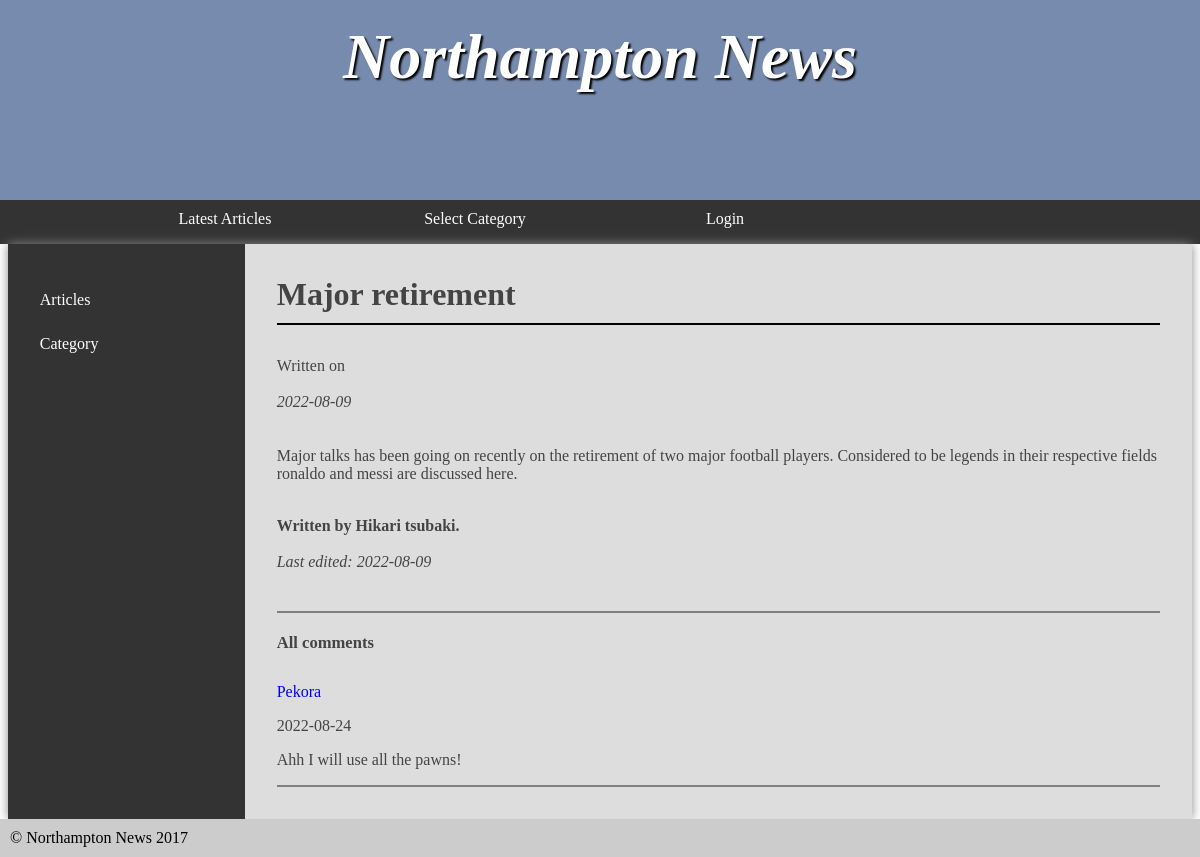
Page /article.php?artId=2 on the committed database.
### tables this page shows
CREATE TABLE article(article_id int NOT NULL AUTO_INCREMENT,title VARCHAR(100),publishDate DATE,latest_edit_date DATE,
author VARCHAR(20),categoryId int,content VARCHAR(5000),PRIMARY KEY (article_id),
FOREIGN KEY (categoryId) REFERENCES category(category_id));

CREATE TABLE users(user_id int NOT NULL AUTO_INCREMENT,firstname VARCHAR(20),
lastname VARCHAR(20),age int,gender VARCHAR(20),email VARCHAR(20) UNIQUE,
username VARCHAR(20) UNIQUE,password VARCHAR(200),role_id int,
PRIMARY KEY (user_id),
FOREIGN KEY (role_id) REFERENCES user_roles(role_id));

CREATE TABLE comment(comment_id int NOT NULL AUTO_INCREMENT,article_id int,user_id int,comment_desc VARCHAR(100),
date_of_creation DATE,latest_edit_date DATE,PRIMARY KEY (comment_id),
FOREIGN KEY (article_id) REFERENCES article(article_id),
FOREIGN KEY (user_id) REFERENCES users(user_id));

### src/insertInto.php (called while the page is built, shortened)
<?php
require_once 'dbConnection.php';
function returnTitleArticle($artId){
    $article_id = (int)$artId;
    global $connection;
    $titleSelection = "SELECT title FROM article WHERE article_id=:article_id";
    $getArtId = $connection->prepare($titleSelection);
    $getArtId->execute(['article_id'=>$article_id]);
    while($unVal = $getArtId->fetch(PDO::FETCH_ASSOC)){
        $valGot = $unVal['title'];
    }
    return $valGot;
}
?>

### src/article.php (the view, shortened to what this page needs)
<?php
require_once 'dbConnection.php';
require_once 'insertInto.php';
?>
<!DOCTYPE html>
<html>
	<head>
		<link rel="stylesheet" href="styles.css?v=<?php echo time();?>"/>
	</head>
	<body>
		<header>
			<section>
				<h1>Northampton News</h1>
			</section>
		</header>
		<nav>
			<ul>
				<li><a href="index.php">Latest Articles</a></li>
				<li><a href="#">Select Category</a>
				</li>
				<?php
					if(isset($_SESSION['onBoard'])){
						if($_SESSION['onBoard'] == false){
							echo '<li><a href="login.php">Login</a></li>';
						}
						else{
							echo '<li><a onClick="return logOut()" href="logout.php?loginStatus=true">Logout</a></li>';
						}
					}
					else{
						echo '<li><a href="login.php">Login</a></li>';
					}
				?>
			</ul>
		</nav>
		<main style="width:98.7vw;">
			<nav>
				<?php
					if(isset($_SESSION['onBoardUser'])){
						$valStatus = verifyAdmin($_SESSION['onBoardUser']);
							if($valStatus == true){
								echo '<ul>
								<li><a href="adminArticles.php">Articles</a></li>
								<li><a href="adminCategories.php">Categories</a></li>
								<li><a href="users.php">Users</a></li>
								<li><a href="manageAdmins.php">Manage Admin</a></li>
							</ul>';
							}
							else{
								echo '<ul>
								<li><a href="normalUserArticle.php">Articles</a></li>
								<li><a href="normalUserCategory.php">Category</a></li>
							</ul>';
							}
					}
					else{
						echo '<ul>
						<li><a href="normalUserArticle.php">Articles</a></li>
						<li><a href="normalUserCategory.php">Category</a></li>
					</ul>';
					}
				?>
			</nav>
			<article>
				<h2 style="padding-bottom:10px;border-bottom : 2px solid black;">
                    <?php
                         $val = returnTitleArticle($_GET['artId']);
                         echo $val;
                     ?>
                </h2>
                <?php
                    $article_id = (int)$_GET['artId'];
                    $artSelection = "SELECT * FROM article WHERE article_id=:article_id";
                    $getArtId = $connection->prepare($artSelection);
                    $getArtId->execute(['article_id'=>$article_id]);
                    while($artVal = $getArtId->fetch(PDO::FETCH_ASSOC)){
                        echo '<label>Written on</label><br><br><em>'.$artVal['publishDate'].'</em><br><br><br>
						<p>'.$artVal['content'].'</p><br>
                        <h4>Written by '.$artVal['author'].'</h4><br>
						<em>Last edited: '.$artVal['latest_edit_date'].'</em>';
						echo '<div class="newwer"><h5>All comments</h5></div>';
							$artCommentId = "SELECT * FROM comment WHERE article_id=:article_id";
					$projectComment = $connection->prepare($artCommentId);
					$projectComment->execute(['article_id'=>$article_id]);
					while($comArt = $projectComment->fetch(PDO::FETCH_ASSOC)){
						$selUserId = (int)$comArt['user_id'];
						$findUserNick = "SELECT username FROM users WHERE user_id=:user_id";
						$newUserNick = $connection->prepare($findUserNick);
						$newUserNick->execute(['user_id'=>$selUserId]);
						echo '<div class="newStyo">';
						while($comUser = $newUserNick->fetch(PDO::FETCH_ASSOC)){
							echo '<a class="hoverMe" style="text-decoration:none;" href="userComments.php?userID='.$comArt['user_id'].'&articleId='.$article_id.'"><p>'.$comUser['username'].'</p></a>';
							echo '<p>'.$comArt['date_of_creation'].'</p>';
							echo '<p>'.$comArt['comment_desc'].'</p>';
						}
						echo '</div>';
					}
                    }
                ?>
			</article>
		</main>
		<footer>
			&copy; Northampton News 2017
		</footer>
	</body>
</html>

### src/styles.css (style rules this page uses)
* { margin: 0; padding: 0; }
html { font-family: 'Oxygen-Regular', times, verdana, sans-serif; }
body { background-color: #fff; }
header { background-color: #778baf ; color: white; height: 200px; }
nav { width: 100%; background-color: #333; overflow: auto; }
nav ul { width: 1000px; margin: auto; display: block; list-style-type: none; }
nav ul li { width: 25%; float: left; overflow: auto; text-align: center; }
nav a { color: white; padding-top: 10px; display: block; text-decoration: none; }
header section { display: block; }
header h1 { font-weight: bold; font-style: italic; }
h1 { font-size:4em; color: white; text-align: center; padding-top: 20px; text-shadow: 2px 2px 2px #000; }
main { min-height: 50vh; background-color: #ddd; width: 70vw; display: block; margin: auto; box-shadow: 0px 0px 10px #888; color:#444; }
main h2 { font-size:2em; }
p, li, h2 { margin-bottom: 1em; }
footer { background-color: #ccc; padding: 10px; }
ul { margin-left: 2em; }
main { display: table; }
main > article { display: table-cell; padding: 2em; }
main > nav { display: table-cell; width: 20%; padding: 2em; }
main > nav li { float: none; width: auto; text-align: left; }
main > nav ul { width: auto; }
.newwer { display: block; border-top: 2px solid grey; width:100%; padding-top: 1em; float: left; clear: left; margin-bottom: 1em; margin-top: 2em; font-size: 20px; }
.newStyo { float: left; clear: left; padding-top: 10px; display: block; border-bottom: 2px solid grey; width:100%; }

### rows in the picture
article: title "Major retirement", publishDate "2022-08-09", content "Major talks has been going on recently on the retirement of two major football players. Considered to be legends in their respective fields ronaldo and messi are discussed here.", author "Hikari tsubaki.", latest_edit_date "2022-08-09"
comment: date_of_creation "2022-08-24", comment_desc "Ahh I will use all the pawns!"
users: username "Pekora"
